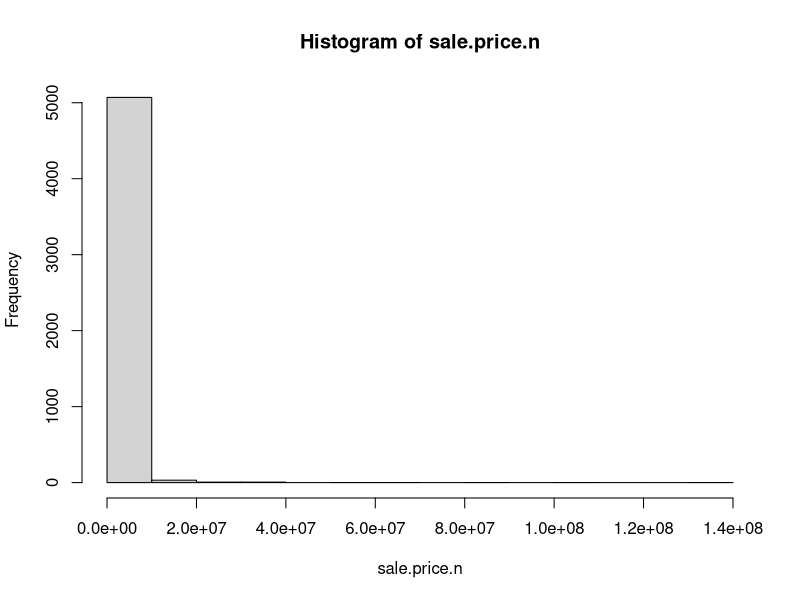
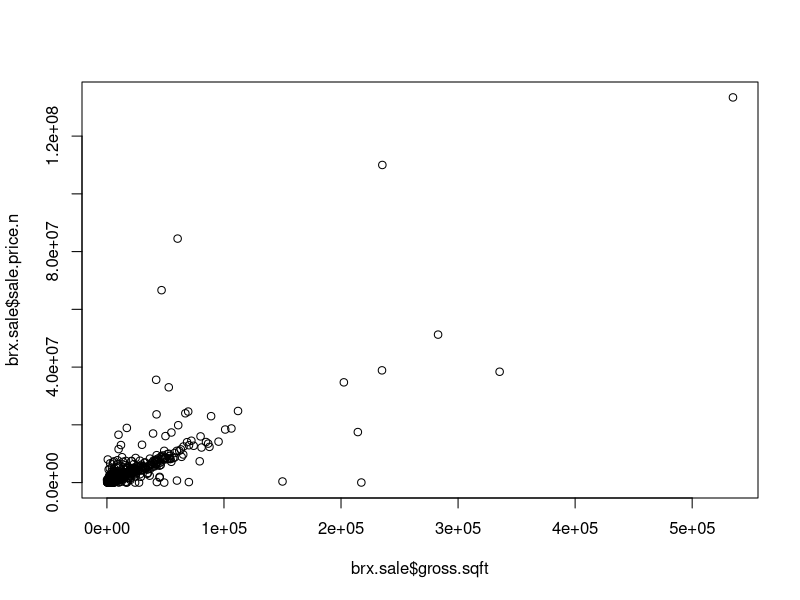
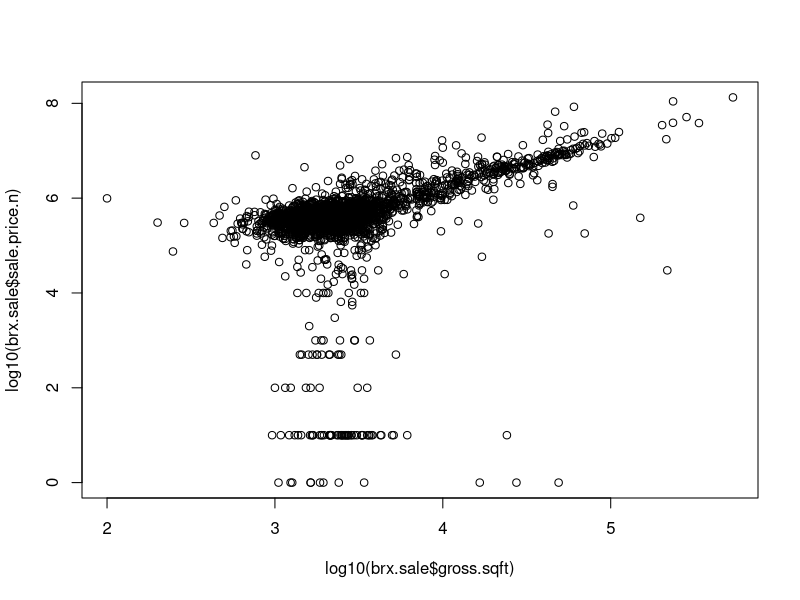
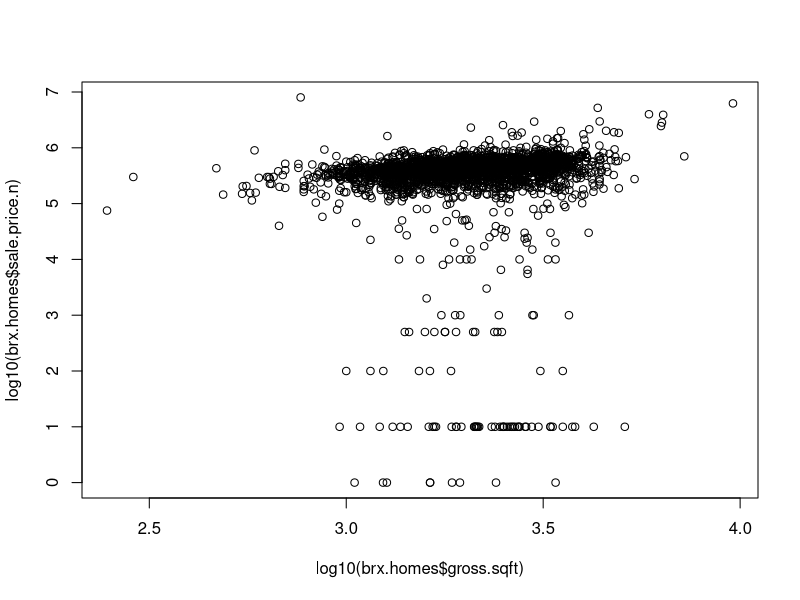
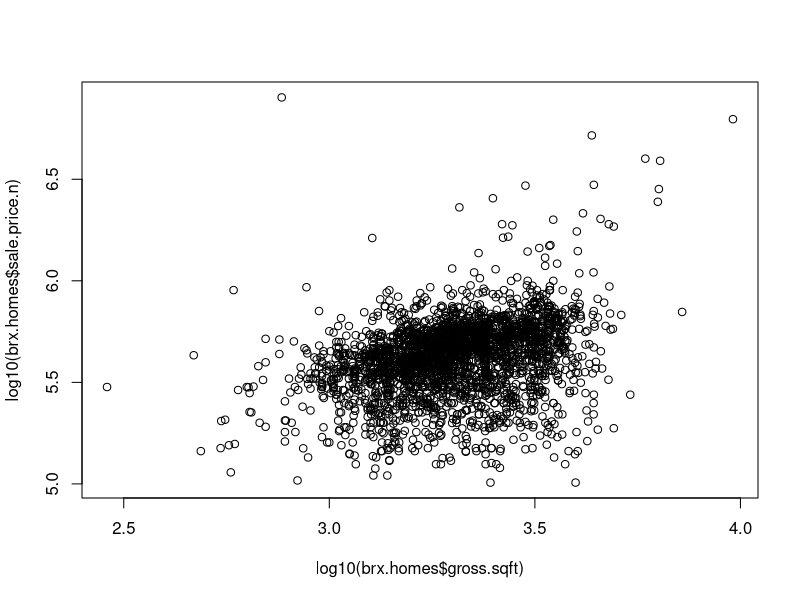

Recreate these plots in R, in order.
# Author: Benjamin Reddy
# Taken from pages 49-50 of O'Neil and Schutt

#require(gdata)
#require(plyr) #Added by Monnie McGee
#install the gdata and plyr packages and load in to R.
library(plyr)
library(gdata)
setwd(".")
getwd


# So, save the file as a csv and use read.csv instead
#bk <- read.csv("./Data/rollingsales_brooklyn.csv",skip=4,header=TRUE)

brx <- read.csv("./Data/rollingsales_bronx.csv",skip=4,header=TRUE)
## Check the data
head(brx)
summary(brx)
str(brx) # Very handy function!

## clean/format the data with regular expressions
## More on these later. For now, know that the
## pattern "[^[:digit:]]" refers to members of the variable name that
## start with digits. We use the gsub command to replace them with a blank space.
# We create a new variable that is a "clean' version of sale.price.
# And sale.price.n is numeric, not a factor.
brx$SALE.PRICE.N <- as.numeric(gsub("[^[:digit:]]","", brx$SALE.PRICE))
count(is.na(brx$SALE.PRICE.N))

names(brx) <- tolower(names(brx)) # make all variable names lower case
## Get rid of leading digits
brx$gross.sqft <- as.numeric(gsub("[^[:digit:]]","", brx$gross.square.feet))
brx$land.sqft <- as.numeric(gsub("[^[:digit:]]","", brx$land.square.feet))
brx$year.built <- as.numeric(as.character(brx$year.built))

## do a bit of exploration to make sure there's not anything
## weird going on with sale prices
attach(brx)
hist(sale.price.n) 
detach(brx)

## keep only the actual sales

brx.sale <- brx[brx$sale.price.n!=0,]
plot(brx.sale$gross.sqft,brx.sale$sale.price.n)
plot(log10(brx.sale$gross.sqft),log10(brx.sale$sale.price.n))

## for now, let's look at 1-, 2-, and 3-family homes
brx.homes <- brx.sale[which(grepl("FAMILY",brx.sale$building.class.category)),]
dim(brx.homes)
plot(log10(brx.homes$gross.sqft),log10(brx.homes$sale.price.n))
summary(brx.homes[which(brx.homes$sale.price.n<100000),])


## remove outliers that seem like they weren't actual sales
brx.homes$outliers <- (log10(brx.homes$sale.price.n) <=5) + 0
brx.homes <- brx.homes[which(brx.homes$outliers==0),]
plot(log10(brx.homes$gross.sqft),log10(brx.homes$sale.price.n))

## Added by Simrat

brx.sale.clean <- brx.homes[!(is.na(brx.homes$sale.price.n)),]

brx.sqft <- brx.sale.clean[!(is.na(brx.sale.clean$land.sqft)),]

brx.homes <- brx.sqft[order(brx.sqft$neighborhood),]

write.csv(file="./Data/brx_homes.csv", x=brx.homes)

str(brx)
str(brx.homes)
